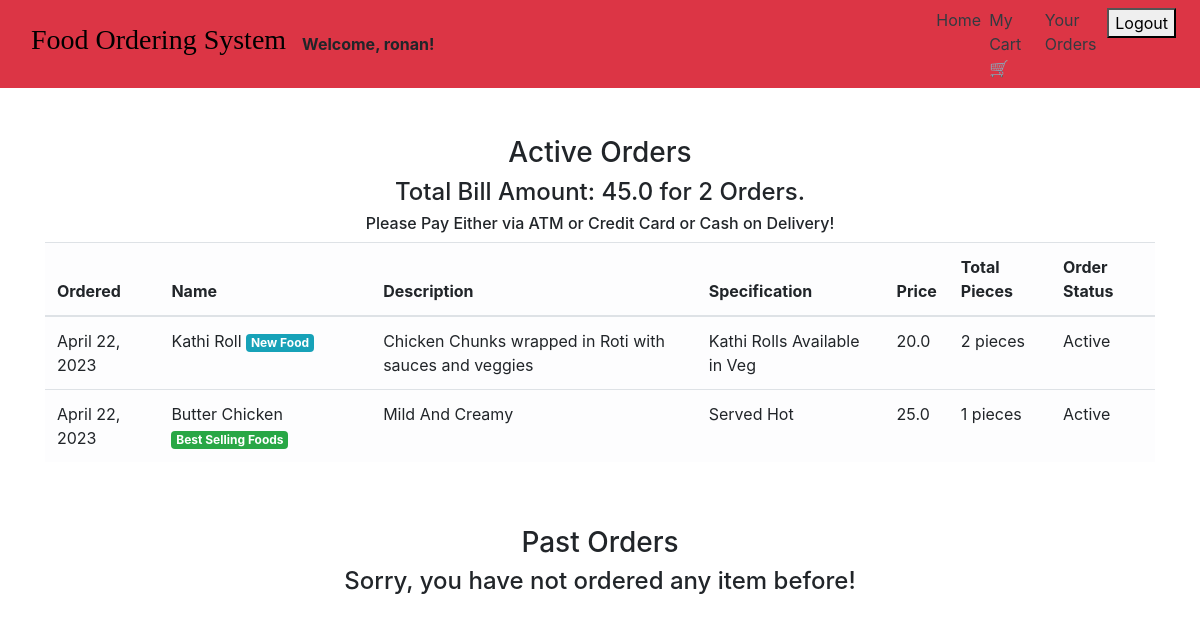
Page /order_details/ (signed in) on the committed database.
### main/models.py (models this page shows, shortened)
class CartItems(models.Model):
    ORDER_STATUS = (
        ('Active', 'Active'),
        ('Delivered', 'Delivered')
    )
    user = models.ForeignKey(User, on_delete=models.CASCADE)
    item = models.ForeignKey(Item, on_delete=models.CASCADE)
    ordered = models.BooleanField(default=False)
    quantity = models.IntegerField(default=1)
    ordered_date = models.DateField(default=timezone.now)
    status = models.CharField(max_length=20, choices=ORDER_STATUS, default='Active')
    delivery_date = models.DateField(default=timezone.now)
    class Meta:
        verbose_name = 'Cart Item'
        verbose_name_plural = 'Cart Items'

class Item(models.Model):
    LABELS = (
        ('Best Selling Food', 'Best Selling Food'),
        ('New Food', 'New Food'),
        ('Spicy Food🔥', 'Spicy Food🔥'),
    )
    LABEL_COLOUR = (
        ('danger', 'danger'),
        ('success', 'success'),
        ('primary', 'primary'),
        ('info', 'info'),
        ('warning', 'warning'),
    )
    title = models.CharField(max_length=150)
    description = models.CharField(max_length=250,blank=True)
    price = models.FloatField()
    pieces = models.IntegerField(default=6)
    instructions = models.CharField(max_length=250,default="Available")
    image = models.ImageField(default='default.png', upload_to='images/')
    labels = models.CharField(max_length=25, choices=LABELS, blank=True)
    label_colour = models.CharField(max_length=15, choices=LABEL_COLOUR, blank=True)
    slug = models.SlugField(default="foods")
    created_by = models.ForeignKey(User, on_delete=models.CASCADE)

### main/views.py (the view)
# urls.py: path('order_details/', views.order_details, name='order_details'),
@require_http_methods(["GET", "POST"])
@login_required
def order_details(request):
    items = CartItems.objects.filter(user=request.user, ordered=True,status="Active").order_by('-ordered_date')
    cart_items = CartItems.objects.filter(user=request.user, ordered=True,status="Delivered").order_by('-ordered_date')
    bill = items.aggregate(Sum('item__price'))
    number = items.aggregate(Sum('quantity'))
    pieces = items.aggregate(Sum('item__pieces'))
    total = bill.get("item__price__sum")
    count = number.get("quantity__sum")
    total_pieces = pieces.get("item__pieces__sum")
    context = {
        'items':items,
        'cart_items':cart_items,
        'total': total,
        'count': count,
        'total_pieces': total_pieces
    }
    return render(request, 'main/order_details.html', context)

### main/templatetags/get_group.py (called while the page is built)
@register.filter(name='has_group')
def has_group(user, group_name):
    return user.groups.filter(name=group_name).exists()

### main/templates/main/order_details.html
{% extends "main/layout.html" %}
{% block content %}
<div class="cart">
    <div class="container">
        <div class="row">
            <div class="col-sm-12 mt-5">
                <h3 class="text-center">Active Orders</h3>
                {% if items %}
                <h4 class="text-center">Total Bill Amount: {{total}} for {{ count }} Orders.</h4>
                <h6 class="text-center">Please Pay Either via ATM or Credit Card or Cash on Delivery!</h6>
                <div class="table-responsive">
                    <table class="table table-light">
                        <thead>
                        <tr>
                            <th scope="col">Ordered</th>
                            <th scope="col">Name</th>
                            <th scope="col">Description</th>
                            <th scope="col">Specification</th>
                            <th scope="col">Price</th>
                            <th scope="col">Total Pieces</th>
                            <th scope="col">Order Status</th>
                        </tr>
                        </thead>
                        <tbody>
                            {% for item_active in items %}
                        <tr>
                            <td>{{ item_active.ordered_date }}</td>
                            <td>{{ item_active.item.title }} <span class="badge badge-{{ item_active.item.label_colour }}">{{ item_active.item.labels }}</span></td>
                            <td>{{ item_active.item.description }}</td>
                            <td>{{ item_active.item.instructions }}</td>
                            <td>{{ item_active.item.price }}</td>
                            <td>{{ item_active.item.pieces }} pieces</td>
                            <td>{{ item_active.status }}</td>
                        </tr>
                            {% endfor %}
                        </tbody>
                    </table>
                </div>
                {% else %}
                <h4 class="text-center">Sorry, you have not ordered any item yet!</h4>
                {% endif %}
            </div>
        </div>
        <div class="row">
            <div class="col-sm-12 mt-5">
                <h3 class="text-center">Past Orders</h3>
                {% if cart_items %}
                <div class="table-responsive">
                    <table class="table table-light">
                        <thead>
                        <tr>
                            <th scope="col">Ordered</th>
                            <th scope="col">Name</th>
                            <th scope="col">Description</th>
                            <th scope="col">Specification</th>
                            <th scope="col">Price</th>
                            <th scope="col">Total Pieces</th>
                            <th scope="col">Order Status</th>
                            <th scope="col">Delivery Date</th>
                        </tr>
                        </thead>
                        <tbody>
                            {% for cart in cart_items %}
                        <tr>
                            <td>{{ cart.ordered_date }}</td>
                            <td>{{ cart.item.title }} <span class="badge badge-{{ cart.item.label_colour }}">{{ cart.item.labels }}</span></td>
                            <td>{{ cart.item.description }}</td>
                            <td>{{ cart.item.instructions }}</td>
                            <td>{{ cart.item.price }}</td>
                            <td>{{ cart.item.pieces }} pieces</td>
                            <td>{{ cart.status }}</td>
                            <td>{{ cart.delivery_date }}</td>
                        </tr>
                            {% endfor %}
                        </tbody>
                    </table>
                </div>
                {% else %}
                <h4 class="text-center">Sorry, you have not ordered any item before!</h4>
                {% endif %}
            </div>
        </div>
    </div>
</div>
{% endblock content %}

### main/templates/main/layout.html (shortened to what this page needs)
{% load get_group %}
{% load static %}
<!DOCTYPE html>
<html lang="en">
<head>
    <link rel="stylesheet" href="https://maxcdn.bootstrapcdn.com/bootstrap/4.0.0/css/bootstrap.min.css">
    <link rel="stylesheet" type="text/css" href="{% static 'main/styles.css' %}">
</head>
<body>
    <nav class="navbar navbar-expand-lg navbar-dark bg-danger">
        <div class="container justify-content-center">
        <a class="navbar-brand" href="/"><h3 style="color: black;font-family: Verdana">Food Ordering System</h3></a>
        <div class="collapse navbar-collapse flex-grow-0" id="navbarNav">
            <ul class="navbar-nav text-center">
               {% if user.is_authenticated %}
                    {% if request.user|has_group:"admin_owner" %}
                    <div class=col-md-6 d-flex justify-content-center align-items-center><b> Welcome,admin! </b> </div>
                    {% else %}
                <li><div class="welcome-message ml-6"><b> Welcome, {{ user.first_name }}!</b></div></li>
                {% endif %}
            </div>
            </div>
            <ul class="navbar-nav ml-auto">
            <a href="{% url 'main:home' %}" class="mr-2 text-dark">Home</a>
                    {% if request.user|has_group:"admin_owner" %}
                        <li><a href="{% url 'main:admin_dashboard' %}" class="mr-2 text-dark">DashBoard</a></li>
                        <li>
                            <form class="logout-link" action="{% url 'accounts:logout' %}" method="post">
                                {% csrf_token %}
                                <button type="submit" class="mr-2">Logout</button>
                            </form>
                        </li>
                    {% else %}
                        <li><a href="{% url 'main:cart' %}" class="mr-2 text-dark">My Cart🛒</a></li>
                        <li><a href="{% url 'main:order_details' %}" class="mr-2 text-dark">Your Orders</a></li>
                        <li>
                            <form class="logout-link" action="{% url 'accounts:logout' %}" method="post">
                                <button type="submit" class="mr-2">Logout</button>
                            </form>
                        </li>
                    {% endif %}
                {% else %}
            </ul>
            </ul>
            <ul class="navbar-nav ml-auto">
                <li><a href="{% url 'accounts:login' %}" class="ml-2 text-dark"><b>Login</b></a></li>
                <li><a href="{% url 'accounts:signup' %}" class="ml-2 text-dark"><b>SignUp</b></a></li>
            {% endif %}
            </ul>
    </nav>
    <main role="main">
        {% block content %}{% endblock %}
    </main>

### rows in the picture
CartItems: ordered_date "April 22, 2023", item "Kathi Roll", item.labels "New Food", item.description "Chicken Chunks wrapped in Roti with sauces and veggies", item.instructions "Kathi Rolls Available in Veg", item.price "20.0", item.pieces "2", status "Active"
CartItems: ordered_date "April 22, 2023", item "Butter Chicken", item.labels "Best Selling Foods", item.description "Mild And Creamy", item.instructions "Served Hot", item.price "25.0", item.pieces "1", status "Active"

### other values in the picture
{{ user.first_name }} "ronan"
{{ total }} "45.0"
{{ count }} "2"
